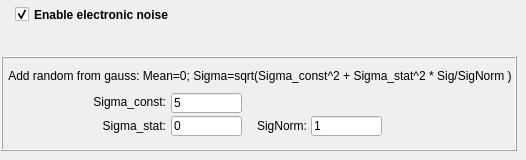
        <widget class="QWidget" name="tabElNoise">
         <attribute name="title">
          <string>Electronic noise : Off</string>
         </attribute>
         <widget class="QCheckBox" name="cbEnableElNoise">
          <property name="geometry">
           <rect>
            <x>15</x>
            <y>6</y>
            <width>271</width>
            <height>17</height>
           </rect>
          </property>
          <property name="font">
           <font>
            <weight>75</weight>
            <bold>true</bold>
           </font>
          </property>
          <property name="text">
           <string>Enable electronic noise</string>
          </property>
          <property name="checked">
           <bool>true</bool>
          </property>
         </widget>
         <widget class="QFrame" name="fElNoise">
          <property name="geometry">
           <rect>
            <x>1</x>
            <y>56</y>
            <width>516</width>
            <height>95</height>
           </rect>
          </property>
          <property name="frameShape">
           <enum>QFrame::Box</enum>
          </property>
          <property name="frameShadow">
           <enum>QFrame::Raised</enum>
          </property>
          <widget class="QLabel" name="label_264">
           <property name="geometry">
            <rect>
             <x>4</x>
             <y>10</y>
             <width>510</width>
             <height>20</height>
            </rect>
           </property>
           <property name="text">
            <string>Add random from gauss: Mean=0; Sigma=sqrt(Sigma_const^2 + Sigma_stat^2 * Sig/SigNorm )</string>
           </property>
           <property name="alignment">
            <set>Qt::AlignCenter</set>
           </property>
          </widget>
          <widget class="QLineEdit" name="ledElNoiseSigma">
           <property name="geometry">
            <rect>
             <x>170</x>
             <y>37</y>
             <width>71</width>
             <height>20</height>
            </rect>
           </property>
           <property name="text">
            <string>5</string>
           </property>
          </widget>
          <widget class="QLabel" name="label_125">
           <property name="geometry">
            <rect>
             <x>44</x>
             <y>38</y>
             <width>121</width>
             <height>16</height>
            </rect>
           </property>
           <property name="text">
            <string>Sigma_const:</string>
           </property>
           <property name="alignment">
            <set>Qt::AlignRight|Qt::AlignTrailing|Qt::AlignVCenter</set>
           </property>
          </widget>
          <widget class="QLabel" name="label_154">
           <property name="geometry">
            <rect>
             <x>44</x>
             <y>62</y>
             <width>121</width>
             <height>16</height>
            </rect>
           </property>
           <property name="text">
            <string>Sigma_stat:</string>
           </property>
           <property name="alignment">
            <set>Qt::AlignRight|Qt::AlignTrailing|Qt::AlignVCenter</set>
           </property>
          </widget>
          <widget class="QLineEdit" name="ledElNoiseSigma_Stat">
           <property name="geometry">
            <rect>
             <x>170</x>
             <y>60</y>
             <width>71</width>
             <height>20</height>
            </rect>
           </property>
           <property name="text">
            <string>0</string>
           </property>
          </widget>
          <widget class="QLabel" name="label_169">
           <property name="geometry">
            <rect>
             <x>245</x>
             <y>60</y>
             <width>61</width>
             <height>20</height>
            </rect>
           </property>
           <property name="text">
            <string>SigNorm:</string>
           </property>
           <property name="alignment">
            <set>Qt::AlignRight|Qt::AlignTrailing|Qt::AlignVCenter</set>
           </property>
          </widget>
          <widget class="QLineEdit" name="ledElNoiseSigma_Norm">
           <property name="geometry">
            <rect>
             <x>310</x>
             <y>60</y>
             <width>71</width>
             <height>20</height>
            </rect>
           </property>
           <property name="text">
            <string>1</string>
           </property>
          </widget>
         </widget>
        </widget>
